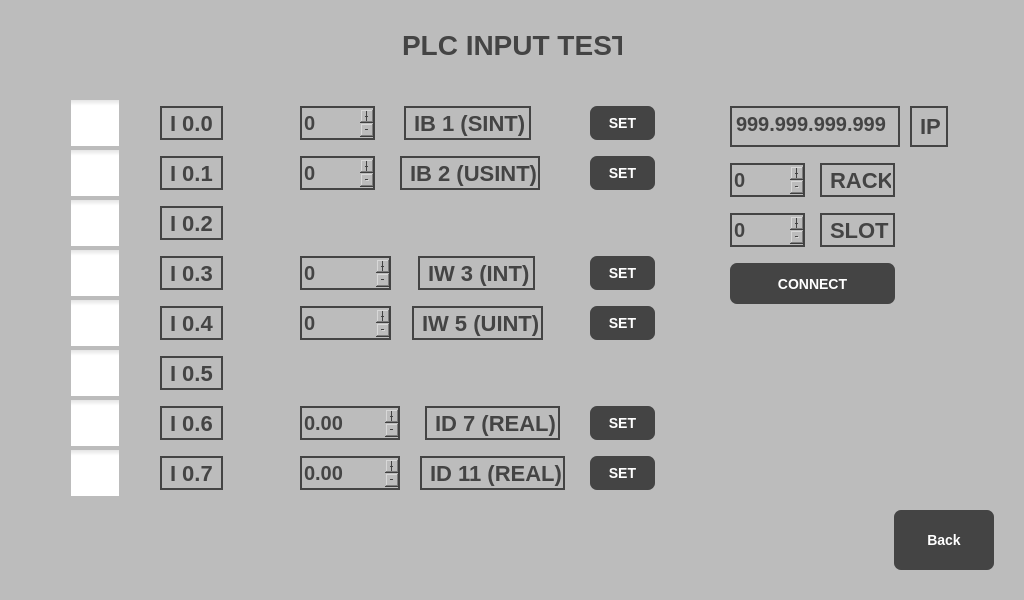
<?xml version="1.0" encoding="UTF-8"?>
<ui version="4.0">
 <class>Inputwindow</class>
 <widget class="QWidget" name="Inputwindow">
  <property name="geometry">
   <rect>
    <x>0</x>
    <y>0</y>
    <width>1024</width>
    <height>600</height>
   </rect>
  </property>
  <property name="windowTitle">
   <string>Form</string>
  </property>
  <property name="styleSheet">
   <string notr="true">#Inputwindow{
	background: rgb(188,188,188);
}
#infoLabel{
	color: rgb(68, 68, 68);
	font: bold 28px;
	border: 0px;
	padding: 0px;
}
QLabel{
	font: bold 22px;
	color: rgb(68, 68, 68);
	border: 2px solid rgb(68, 68, 68);
	padding: 2px;
}
QPushButton{
	outline : 0px;
	font: bold 14px;
	color: white;
	background: rgb(68, 68, 68);
	border-radius: 7px;
}

QPushButton:pressed{ 
	background:rgb(134, 134, 134) ;
}
QCheckBox{
	outline: 0px;
}
QCheckBox::indicator{
	width: 50px;
	height: 50px;
}
QCheckBox::indicator:checked{
	image:url(&quot;:/Button/switchOn512x272.png&quot;);
}
QCheckBox::indicator:unchecked{
	image:url(&quot;:/Button/switchOff512x272.png&quot;);
}

QSpinBox{
	background: rgb(188,188,188);
	font: bold 20px;
	color: rgb(68, 68, 68);
	border: 2px solid rgb(68, 68, 68);
}
QSpinBox::up-button{
	font: bold 50px;
}

QDoubleSpinBox{
	background: rgb(188,188,188);
	font: bold 20px;
	color: rgb(68, 68, 68);
	border: 2px solid rgb(68, 68, 68);
}

QTextEdit{
	background: rgb(188,188,188);
	font: bold 20px;
	color: rgb(68, 68, 68);
	border: 2px solid rgb(68, 68, 68);
	
}</string>
  </property>
  <widget class="QPushButton" name="backButton">
   <property name="geometry">
    <rect>
     <x>894</x>
     <y>510</y>
     <width>100</width>
     <height>60</height>
    </rect>
   </property>
   <property name="text">
    <string>Back</string>
   </property>
  </widget>
  <widget class="QLabel" name="infoLabel">
   <property name="geometry">
    <rect>
     <x>402</x>
     <y>30</y>
     <width>220</width>
     <height>30</height>
    </rect>
   </property>
   <property name="font">
    <font>
     <pointsize>-1</pointsize>
     <weight>75</weight>
     <italic>false</italic>
     <bold>true</bold>
    </font>
   </property>
   <property name="text">
    <string>PLC INPUT TEST</string>
   </property>
  </widget>
  <widget class="QCheckBox" name="switchInput0_0">
   <property name="geometry">
    <rect>
     <x>70</x>
     <y>100</y>
     <width>56</width>
     <height>46</height>
    </rect>
   </property>
   <property name="text">
    <string/>
   </property>
  </widget>
  <widget class="QCheckBox" name="switchInput0_1">
   <property name="geometry">
    <rect>
     <x>70</x>
     <y>150</y>
     <width>56</width>
     <height>46</height>
    </rect>
   </property>
   <property name="text">
    <string/>
   </property>
  </widget>
  <widget class="QCheckBox" name="switchInput0_2">
   <property name="geometry">
    <rect>
     <x>70</x>
     <y>200</y>
     <width>56</width>
     <height>46</height>
    </rect>
   </property>
   <property name="text">
    <string/>
   </property>
  </widget>
  <widget class="QCheckBox" name="switchInput0_3">
   <property name="geometry">
    <rect>
     <x>70</x>
     <y>250</y>
     <width>56</width>
     <height>46</height>
    </rect>
   </property>
   <property name="text">
    <string/>
   </property>
  </widget>
  <widget class="QCheckBox" name="switchInput0_4">
   <property name="geometry">
    <rect>
     <x>70</x>
     <y>300</y>
     <width>56</width>
     <height>46</height>
    </rect>
   </property>
   <property name="text">
    <string/>
   </property>
  </widget>
  <widget class="QCheckBox" name="switchInput0_5">
   <property name="geometry">
    <rect>
     <x>70</x>
     <y>350</y>
     <width>56</width>
     <height>46</height>
    </rect>
   </property>
   <property name="text">
    <string/>
   </property>
  </widget>
  <widget class="QCheckBox" name="switchInput0_6">
   <property name="geometry">
    <rect>
     <x>70</x>
     <y>400</y>
     <width>56</width>
     <height>46</height>
    </rect>
   </property>
   <property name="text">
    <string/>
   </property>
  </widget>
  <widget class="QCheckBox" name="switchInput0_7">
   <property name="geometry">
    <rect>
     <x>70</x>
     <y>450</y>
     <width>56</width>
     <height>46</height>
    </rect>
   </property>
   <property name="text">
    <string/>
   </property>
  </widget>
  <widget class="QLabel" name="Input0_0Label">
   <property name="geometry">
    <rect>
     <x>160</x>
     <y>106</y>
     <width>63</width>
     <height>34</height>
    </rect>
   </property>
   <property name="text">
    <string>I 0.0</string>
   </property>
  </widget>
  <widget class="QLabel" name="Input0_1Label">
   <property name="geometry">
    <rect>
     <x>160</x>
     <y>156</y>
     <width>63</width>
     <height>34</height>
    </rect>
   </property>
   <property name="text">
    <string>I 0.1</string>
   </property>
  </widget>
  <widget class="QLabel" name="Input0_2Label">
   <property name="geometry">
    <rect>
     <x>160</x>
     <y>206</y>
     <width>63</width>
     <height>34</height>
    </rect>
   </property>
   <property name="text">
    <string>I 0.2</string>
   </property>
  </widget>
  <widget class="QLabel" name="Input0_3Label">
   <property name="geometry">
    <rect>
     <x>160</x>
     <y>256</y>
     <width>63</width>
     <height>34</height>
    </rect>
   </property>
   <property name="text">
    <string>I 0.3</string>
   </property>
  </widget>
  <widget class="QLabel" name="Input0_4Label">
   <property name="geometry">
    <rect>
     <x>160</x>
     <y>306</y>
     <width>63</width>
     <height>34</height>
    </rect>
   </property>
   <property name="text">
    <string>I 0.4</string>
   </property>
  </widget>
  <widget class="QLabel" name="Input0_5Label">
   <property name="geometry">
    <rect>
     <x>160</x>
     <y>356</y>
     <width>63</width>
     <height>34</height>
    </rect>
   </property>
   <property name="text">
    <string>I 0.5</string>
   </property>
  </widget>
  <widget class="QLabel" name="Input0_6Label">
   <property name="geometry">
    <rect>
     <x>160</x>
     <y>406</y>
     <width>63</width>
     <height>34</height>
    </rect>
   </property>
   <property name="text">
    <string>I 0.6</string>
   </property>
  </widget>
  <widget class="QLabel" name="Input0_7Label">
   <property name="geometry">
    <rect>
     <x>160</x>
     <y>456</y>
     <width>63</width>
     <height>34</height>
    </rect>
   </property>
   <property name="text">
    <string>I 0.7</string>
   </property>
  </widget>
  <widget class="QSpinBox" name="inputB1">
   <property name="geometry">
    <rect>
     <x>300</x>
     <y>106</y>
     <width>75</width>
     <height>34</height>
    </rect>
   </property>
   <property name="wrapping">
    <bool>false</bool>
   </property>
   <property name="frame">
    <bool>true</bool>
   </property>
   <property name="buttonSymbols">
    <enum>QAbstractSpinBox::PlusMinus</enum>
   </property>
   <property name="minimum">
    <number>-128</number>
   </property>
   <property name="maximum">
    <number>127</number>
   </property>
  </widget>
  <widget class="QSpinBox" name="inputB2">
   <property name="geometry">
    <rect>
     <x>300</x>
     <y>156</y>
     <width>75</width>
     <height>34</height>
    </rect>
   </property>
   <property name="wrapping">
    <bool>false</bool>
   </property>
   <property name="frame">
    <bool>true</bool>
   </property>
   <property name="buttonSymbols">
    <enum>QAbstractSpinBox::PlusMinus</enum>
   </property>
   <property name="minimum">
    <number>0</number>
   </property>
   <property name="maximum">
    <number>255</number>
   </property>
  </widget>
  <widget class="QSpinBox" name="inputW3">
   <property name="geometry">
    <rect>
     <x>300</x>
     <y>256</y>
     <width>91</width>
     <height>34</height>
    </rect>
   </property>
   <property name="wrapping">
    <bool>false</bool>
   </property>
   <property name="frame">
    <bool>true</bool>
   </property>
   <property name="buttonSymbols">
    <enum>QAbstractSpinBox::PlusMinus</enum>
   </property>
   <property name="minimum">
    <number>-32768</number>
   </property>
   <property name="maximum">
    <number>32768</number>
   </property>
  </widget>
  <widget class="QSpinBox" name="inputW5">
   <property name="geometry">
    <rect>
     <x>300</x>
     <y>306</y>
     <width>91</width>
     <height>34</height>
    </rect>
   </property>
   <property name="wrapping">
    <bool>false</bool>
   </property>
   <property name="frame">
    <bool>true</bool>
   </property>
   <property name="buttonSymbols">
    <enum>QAbstractSpinBox::PlusMinus</enum>
   </property>
   <property name="minimum">
    <number>0</number>
   </property>
   <property name="maximum">
    <number>65535</number>
   </property>
  </widget>
  <widget class="QDoubleSpinBox" name="inputD7">
   <property name="geometry">
    <rect>
     <x>300</x>
     <y>406</y>
     <width>100</width>
     <height>34</height>
    </rect>
   </property>
   <property name="buttonSymbols">
    <enum>QAbstractSpinBox::PlusMinus</enum>
   </property>
   <property name="minimum">
    <double>-100000.000000000000000</double>
   </property>
   <property name="maximum">
    <double>100000.000000000000000</double>
   </property>
   <property name="singleStep">
    <double>0.100000000000000</double>
   </property>
  </widget>
  <widget class="QDoubleSpinBox" name="inputD11">
   <property name="geometry">
    <rect>
     <x>300</x>
     <y>456</y>
     <width>100</width>
     <height>34</height>
    </rect>
   </property>
   <property name="buttonSymbols">
    <enum>QAbstractSpinBox::PlusMinus</enum>
   </property>
   <property name="minimum">
    <double>-100000.000000000000000</double>
   </property>
   <property name="maximum">
    <double>100000.000000000000000</double>
   </property>
   <property name="singleStep">
    <double>0.100000000000000</double>
   </property>
  </widget>
  <widget class="QLabel" name="InputB1Label">
   <property name="geometry">
    <rect>
     <x>404</x>
     <y>106</y>
     <width>127</width>
     <height>34</height>
    </rect>
   </property>
   <property name="text">
    <string>IB 1 (SINT)</string>
   </property>
  </widget>
  <widget class="QLabel" name="InputB2Label">
   <property name="geometry">
    <rect>
     <x>400</x>
     <y>156</y>
     <width>140</width>
     <height>34</height>
    </rect>
   </property>
   <property name="text">
    <string>IB 2 (USINT)</string>
   </property>
  </widget>
  <widget class="QLabel" name="InputW3Label">
   <property name="geometry">
    <rect>
     <x>418</x>
     <y>256</y>
     <width>117</width>
     <height>34</height>
    </rect>
   </property>
   <property name="text">
    <string>IW 3 (INT)</string>
   </property>
  </widget>
  <widget class="QLabel" name="InputW5Label">
   <property name="geometry">
    <rect>
     <x>412</x>
     <y>306</y>
     <width>131</width>
     <height>34</height>
    </rect>
   </property>
   <property name="text">
    <string>IW 5 (UINT)</string>
   </property>
  </widget>
  <widget class="QLabel" name="InputD7Label">
   <property name="geometry">
    <rect>
     <x>425</x>
     <y>406</y>
     <width>135</width>
     <height>34</height>
    </rect>
   </property>
   <property name="text">
    <string>ID 7 (REAL)</string>
   </property>
  </widget>
  <widget class="QLabel" name="InputD11Label">
   <property name="geometry">
    <rect>
     <x>420</x>
     <y>456</y>
     <width>145</width>
     <height>34</height>
    </rect>
   </property>
   <property name="text">
    <string>ID 11 (REAL)</string>
   </property>
  </widget>
  <widget class="QPushButton" name="inputB1Button">
   <property name="geometry">
    <rect>
     <x>590</x>
     <y>106</y>
     <width>65</width>
     <height>34</height>
    </rect>
   </property>
   <property name="text">
    <string>SET</string>
   </property>
  </widget>
  <widget class="QPushButton" name="inputB2Button">
   <property name="geometry">
    <rect>
     <x>590</x>
     <y>156</y>
     <width>65</width>
     <height>34</height>
    </rect>
   </property>
   <property name="text">
    <string>SET</string>
   </property>
  </widget>
  <widget class="QPushButton" name="inputW3Button">
   <property name="geometry">
    <rect>
     <x>590</x>
     <y>256</y>
     <width>65</width>
     <height>34</height>
    </rect>
   </property>
   <property name="text">
    <string>SET</string>
   </property>
  </widget>
  <widget class="QPushButton" name="inputW5Button">
   <property name="geometry">
    <rect>
     <x>590</x>
     <y>306</y>
     <width>65</width>
     <height>34</height>
    </rect>
   </property>
   <property name="text">
    <string>SET</string>
   </property>
  </widget>
  <widget class="QPushButton" name="inputD7Button">
   <property name="geometry">
    <rect>
     <x>590</x>
     <y>406</y>
     <width>65</width>
     <height>34</height>
    </rect>
   </property>
   <property name="text">
    <string>SET</string>
   </property>
  </widget>
  <widget class="QPushButton" name="inputD11Button">
   <property name="geometry">
    <rect>
     <x>590</x>
     <y>456</y>
     <width>65</width>
     <height>34</height>
    </rect>
   </property>
   <property name="text">
    <string>SET</string>
   </property>
  </widget>
  <widget class="QTextEdit" name="inputIP">
   <property name="geometry">
    <rect>
     <x>730</x>
     <y>106</y>
     <width>170</width>
     <height>41</height>
    </rect>
   </property>
   <property name="html">
    <string>&lt;!DOCTYPE HTML PUBLIC &quot;-//W3C//DTD HTML 4.0//EN&quot; &quot;http://www.w3.org/TR/REC-html40/strict.dtd&quot;&gt;
&lt;html&gt;&lt;head&gt;&lt;meta name=&quot;qrichtext&quot; content=&quot;1&quot; /&gt;&lt;style type=&quot;text/css&quot;&gt;
p, li { white-space: pre-wrap; }
&lt;/style&gt;&lt;/head&gt;&lt;body style=&quot; font-family:'PibotoLt'; font-size:20px; font-weight:600; font-style:normal;&quot;&gt;
&lt;p style=&quot; margin-top:0px; margin-bottom:0px; margin-left:0px; margin-right:0px; -qt-block-indent:0; text-indent:0px;&quot;&gt;&lt;span style=&quot; font-size:20px;&quot;&gt;999.999.999.999&lt;/span&gt;&lt;/p&gt;&lt;/body&gt;&lt;/html&gt;</string>
   </property>
  </widget>
  <widget class="QSpinBox" name="inputRACK">
   <property name="geometry">
    <rect>
     <x>730</x>
     <y>163</y>
     <width>75</width>
     <height>34</height>
    </rect>
   </property>
   <property name="wrapping">
    <bool>false</bool>
   </property>
   <property name="frame">
    <bool>true</bool>
   </property>
   <property name="buttonSymbols">
    <enum>QAbstractSpinBox::PlusMinus</enum>
   </property>
   <property name="minimum">
    <number>0</number>
   </property>
   <property name="maximum">
    <number>100</number>
   </property>
  </widget>
  <widget class="QSpinBox" name="inputSLOT">
   <property name="geometry">
    <rect>
     <x>730</x>
     <y>213</y>
     <width>75</width>
     <height>34</height>
    </rect>
   </property>
   <property name="wrapping">
    <bool>false</bool>
   </property>
   <property name="frame">
    <bool>true</bool>
   </property>
   <property name="buttonSymbols">
    <enum>QAbstractSpinBox::PlusMinus</enum>
   </property>
   <property name="minimum">
    <number>0</number>
   </property>
   <property name="maximum">
    <number>100</number>
   </property>
  </widget>
  <widget class="QLabel" name="inputIPLabel">
   <property name="geometry">
    <rect>
     <x>910</x>
     <y>106</y>
     <width>38</width>
     <height>41</height>
    </rect>
   </property>
   <property name="text">
    <string>IP</string>
   </property>
  </widget>
  <widget class="QLabel" name="inputRACKLabel">
   <property name="geometry">
    <rect>
     <x>820</x>
     <y>163</y>
     <width>75</width>
     <height>34</height>
    </rect>
   </property>
   <property name="text">
    <string>RACK</string>
   </property>
  </widget>
  <widget class="QLabel" name="inputSLOTLabel">
   <property name="geometry">
    <rect>
     <x>820</x>
     <y>213</y>
     <width>75</width>
     <height>34</height>
    </rect>
   </property>
   <property name="text">
    <string>SLOT</string>
   </property>
  </widget>
  <widget class="QPushButton" name="connectButton">
   <property name="geometry">
    <rect>
     <x>730</x>
     <y>263</y>
     <width>165</width>
     <height>41</height>
    </rect>
   </property>
   <property name="text">
    <string>CONNECT</string>
   </property>
  </widget>
 </widget>
 <resources/>
 <connections/>
</ui>
